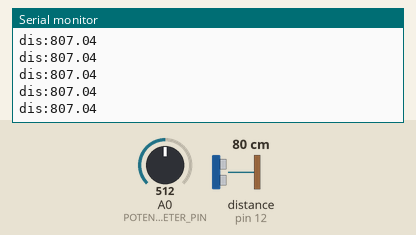
Bench run of a sketch on a simulated Arduino Uno, built with avr-gcc and run on an emulated ATmega328P. Shown: the last lines printed to the serial monitor. Wiring (inferred from the names in the program): ultrasonic range finder: trigger pin 11; echo pin 12. The test bench sets the inputs (shaded band); at power-on: A0 (POTENTIOMETER_PIN) = 512, distance to the obstacle (sensor on pin 12) 80 cm. The echo pulse lasts 58.3 µs per cm.

Above: at 11.7 s.
11.8 s: A0 (POTENTIOMETER_PIN) set to 243
At 12.8 s:
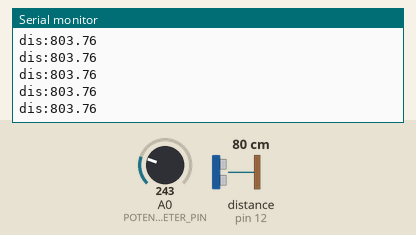
13.3 s: A0 (POTENTIOMETER_PIN) set to 273
At 14.3 s:
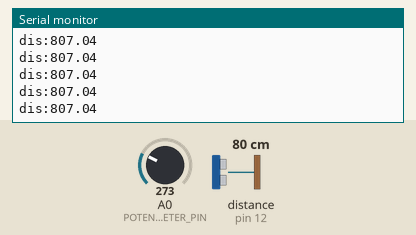
Timing chart, 0 to 15.8 s (numbered marks = the images above; inputs shaded):
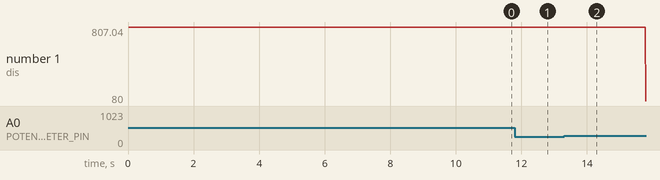

The sketch:

p6_project.ino
```cpp
#define POTENTIOMETER_PIN 0

char inputs   [20];
char oldInputs[20];
int gnd1 = 13;
int echo = 12;
int trig = 11;
int vcc1 = 10;
int cnt = 1;
float f;
int to = 25000; //max time

void setup() {
    Serial.begin(9600);
    pinMode(vcc1,OUTPUT);  //to connect to Vcc
    pinMode(echo, INPUT);
    pinMode(trig, OUTPUT);
    pinMode(gnd1, OUTPUT);
    digitalWrite(gnd1,LOW); //to ground sonar gnd pin
    digitalWrite(vcc1,HIGH); //to Vcc=+5V
    digitalWrite(trig,0); //init trig = 0
}

void getInputs(){
    sprintf(inputs, "SS:%03X",
        analogRead(POTENTIOMETER_PIN)
    );
}

int ch;
void loop() {
    getInputs();
    if( strcmp(inputs, oldInputs) != 0){
        strcpy(oldInputs, inputs);
        Serial.println(inputs);
    }

    if(Serial.available()){
        int ind=0;
        char buff[5];
        while(Serial.available()){
            unsigned char c = Serial.read();
            buff[ind] = c;
            if(ind++ > 6) break;
        }
        buff[2]=0;
    }

    digitalWrite(trig,0);
    delay(10);
    digitalWrite(trig,HIGH);
    delayMicroseconds(10);
    digitalWrite(trig,LOW);
    cnt = pulseIn(echo,1,to); //measures t in us
    f= (cnt/2000.0)*346; //distance in mm

    if (cnt > 0) {
      dispsonar();
    }
}

void dispsonar() {
    Serial.print("dis:");
    Serial.println(f);
}
```

Measured:
- after the input at 11.8 s, the serial monitor: prints a new line at once (image 1)
- after the input at 13.3 s, the serial monitor: prints a new line at once (image 2)
- plotted number 1: 807.04 → 803.76 after the input at 11.8 s
